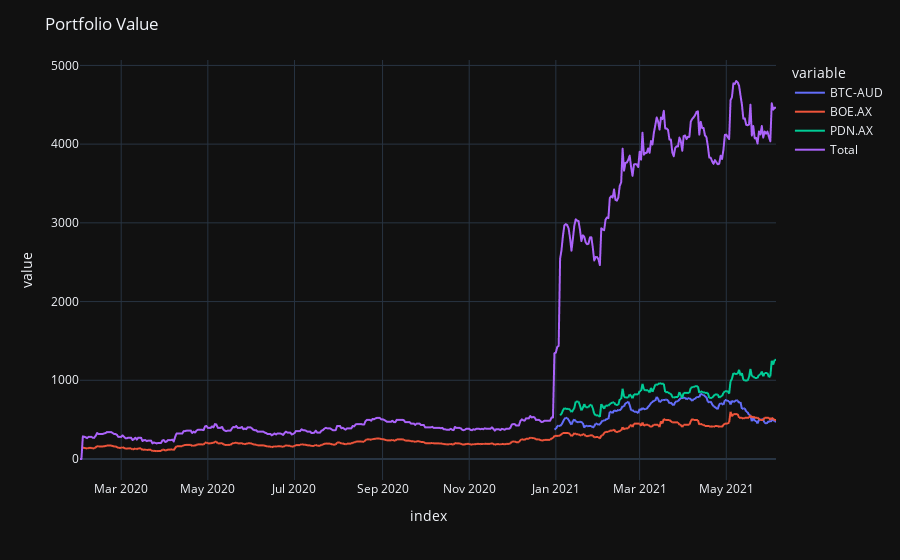

Notebook code cell kept with this figure:
### Code cell
import plotly.express as px

fig = px.line(portfolio)
fig.update_layout(xaxis_rangeslider_visible=False,
                 title='Portfolio Value',
                 template='plotly_dark')
fig.show()

### Figure 1 — Plotly figure (JSON) as saved in the notebook; plotly's stock layout.template omitted (floating-point values rounded to 4 significant figures; data arrays with more than 128 entries replaced by an {"elided": "..."} marker saying what was removed)
{"data": [{"hovertemplate": "variable=BTC-AUD<br>index=%{x}<br>value=%{y}<extra></extra>", "legendgroup": "BTC-AUD", "line": {"color": "#636efa", "dash": "solid"}, "mode": "lines", "name": "BTC-AUD", "showlegend": true, "type": "scattergl", "x": {"elided": "491 str values"}, "xaxis": "x", "y": {"elided": "491 float values"}, "yaxis": "y"}, {"hovertemplate": "variable=BOE.AX<br>index=%{x}<br>value=%{y}<extra></extra>", "legendgroup": "BOE.AX", "line": {"color": "#EF553B", "dash": "solid"}, "mode": "lines", "name": "BOE.AX", "showlegend": true, "type": "scattergl", "x": {"elided": "491 str values"}, "xaxis": "x", "y": {"elided": "491 float values"}, "yaxis": "y"}, {"hovertemplate": "variable=PDN.AX<br>index=%{x}<br>value=%{y}<extra></extra>", "legendgroup": "PDN.AX", "line": {"color": "#00cc96", "dash": "solid"}, "mode": "lines", "name": "PDN.AX", "showlegend": true, "type": "scattergl", "x": {"elided": "491 str values"}, "xaxis": "x", "y": {"elided": "491 float values"}, "yaxis": "y"}, {"hovertemplate": "variable=Total<br>index=%{x}<br>value=%{y}<extra></extra>", "legendgroup": "Total", "line": {"color": "#ab63fa", "dash": "solid"}, "mode": "lines", "name": "Total", "showlegend": true, "type": "scattergl", "x": {"elided": "491 str values"}, "xaxis": "x", "y": {"elided": "491 float values"}, "yaxis": "y"}], "layout": {"autosize": true, "legend": {"title": {"text": "variable"}, "tracegroupgap": 0}, "margin": {"t": 60}, "title": {"text": "Portfolio Value"}, "xaxis": {"anchor": "y", "autorange": true, "domain": [0, 1], "range": ["2020-02-01", "2021-06-05"], "rangeslider": {"visible": false, "yaxis": {}}, "title": {"text": "index"}, "type": "date"}, "yaxis": {"anchor": "x", "autorange": true, "domain": [0, 1], "range": [-266.8, 5069.0], "title": {"text": "value"}, "type": "linear"}}}
